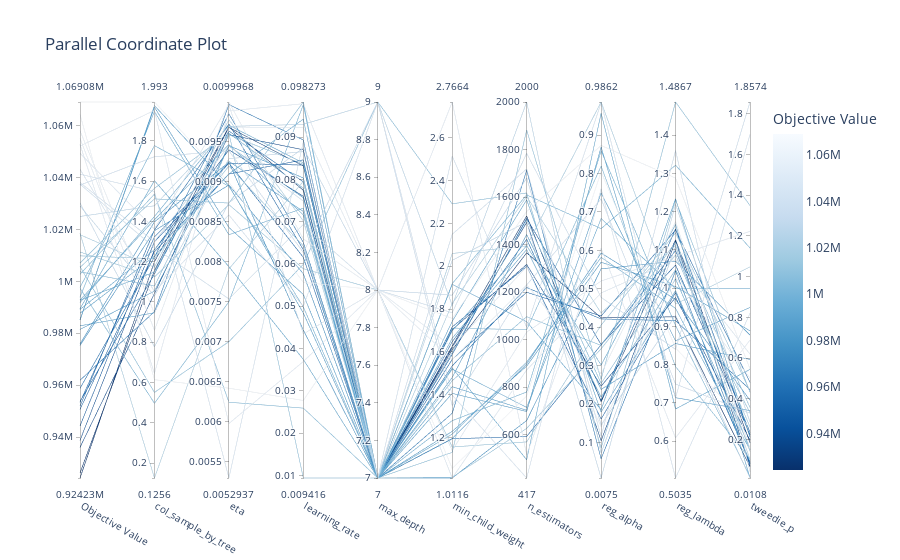

Source (notebook cell):
### Code cell
# interactively visualizes the hyperparameters and scores
optuna.visualization.plot_parallel_coordinate(study)
